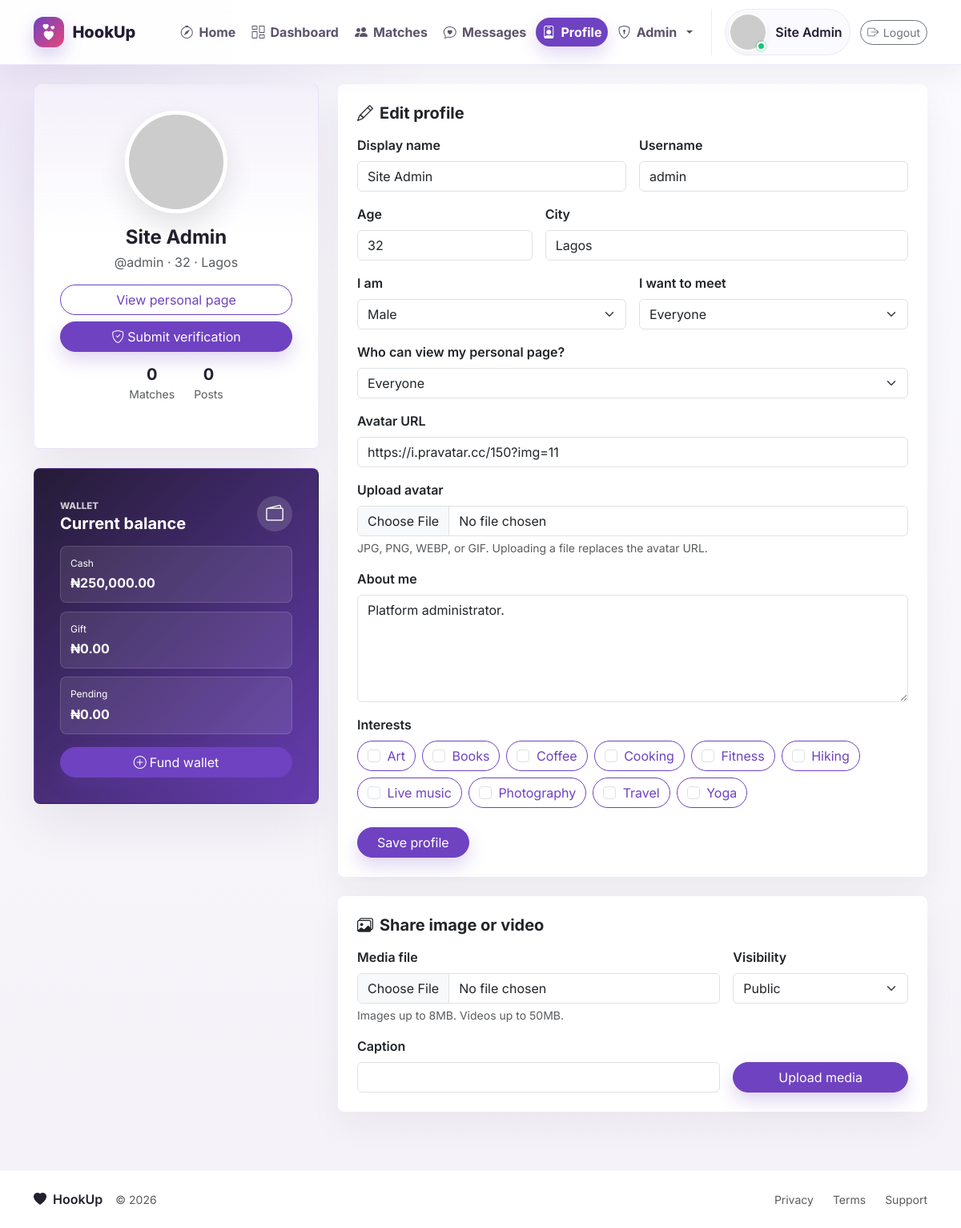
The app's page /profile.php (signed in) with its own data.
### tables this page shows
CREATE TABLE IF NOT EXISTS profiles (
  user_id BIGINT UNSIGNED PRIMARY KEY,
  display_name VARCHAR(120) NOT NULL,
  username VARCHAR(40) NOT NULL UNIQUE,
  age TINYINT UNSIGNED NOT NULL,
  city VARCHAR(120) NOT NULL,
  gender ENUM('female', 'male', 'non_binary') NOT NULL DEFAULT 'female',
  looking_for ENUM('female', 'male', 'everyone') NOT NULL DEFAULT 'everyone',
  profile_visibility ENUM('public', 'matches', 'private') NOT NULL DEFAULT 'public',
  bio TEXT NOT NULL,
  avatar_url VARCHAR(500) NULL,
  is_featured TINYINT(1) NOT NULL DEFAULT 0,
  created_at DATETIME NOT NULL DEFAULT CURRENT_TIMESTAMP,
  updated_at DATETIME NOT NULL DEFAULT CURRENT_TIMESTAMP ON UPDATE CURRENT_TIMESTAMP,
  CONSTRAINT fk_profiles_user FOREIGN KEY (user_id) REFERENCES users(id) ON DELETE CASCADE,
  INDEX idx_profiles_city (city),
  INDEX idx_profiles_gender (gender),
  INDEX idx_profiles_featured (is_featured)
);

CREATE TABLE IF NOT EXISTS wallet_accounts (
  id BIGINT UNSIGNED AUTO_INCREMENT PRIMARY KEY,
  user_id BIGINT UNSIGNED NOT NULL UNIQUE,
  cash_balance DECIMAL(12,2) NOT NULL DEFAULT 0.00,
  gift_balance DECIMAL(12,2) NOT NULL DEFAULT 0.00,
  pending_withdrawal DECIMAL(12,2) NOT NULL DEFAULT 0.00,
  created_at DATETIME NOT NULL DEFAULT CURRENT_TIMESTAMP,
  updated_at DATETIME NOT NULL DEFAULT CURRENT_TIMESTAMP ON UPDATE CURRENT_TIMESTAMP,
  CONSTRAINT fk_wallet_accounts_user FOREIGN KEY (user_id) REFERENCES users(id) ON DELETE CASCADE,
  CONSTRAINT chk_wallet_nonnegative CHECK (cash_balance >= 0 AND gift_balance >= 0 AND pending_withdrawal >= 0)
);

CREATE TABLE IF NOT EXISTS interests (
  id BIGINT UNSIGNED AUTO_INCREMENT PRIMARY KEY,
  name VARCHAR(80) NOT NULL UNIQUE
);

### profile.php (the view, shortened to what the rows shown need)
<?php
require __DIR__ . '/app/bootstrap.php';
$user = require_auth();
$profile = get_profile((int) $user['id']);
$interests = get_all_interests();
$selectedInterests = get_profile_interests((int) $user['id']);
$wallet = ensure_wallet_account((int) $user['id']);
$walletTransactions = get_wallet_transactions((int) $user['id'], 5);
$activePage = 'profile';
require APP_ROOT . '/app/layout-header.php';
?>
<div class="row g-4">
  <div class="col-lg-4">
    <div class="profile-summary-card text-center">
      <?= profile_avatar($profile, 'profile-summary-avatar', ['alt' => $profile['display_name'], 'size' => 128, 'wrapper_class' => 'avatar-stack-center mx-auto mb-3']) ?>
      <h1 class="h4 fw-bold mb-1">
        <?= e($profile['display_name']) ?>
      </h1>
      <p class="text-muted mb-3">@<?= e($profile['username']) ?> · <?= (int) $profile['age'] ?> · <?= e($profile['city']) ?></p>
      <div class="d-grid gap-2 mb-3">
        <a class="btn btn-outline-primary rounded-pill" href="<?= e(url('user.php?id=' . (int) $user['id'])) ?>">View personal page</a>
        <button class="btn btn-primary rounded-pill" type="button" data-bs-toggle="modal" data-bs-target="#verificationModal">
        </button>
      </div>
      <div class="d-flex justify-content-center gap-4 mb-4">
        <div><h2 class="h5 fw-bold mb-0"><?= table_count('matches', '(user_one_id = :a OR user_two_id = :b) AND status = "matched"', ['a' => $user['id'], 'b' => $user['id']]) ?></h2><small class="text-muted">Matches</small></div>
        <div><h2 class="h5 fw-bold mb-0"><?= table_count('posts', 'user_id = :id AND deleted_at IS NULL', ['id' => $user['id']]) ?></h2><small class="text-muted">Posts</small></div>
      </div>
    </div>
    <div class="profile-wallet-card mt-4">
      <div class="d-flex align-items-center justify-content-between mb-3">
        <div>
          <h2 class="h5 fw-bold mb-0">Current balance</h2>
        </div>
      </div>
      <div class="wallet-metrics profile-wallet-metrics">
        <div><span>Cash</span><strong><?= e(money_naira((float) $wallet['cash_balance'])) ?></strong></div>
        <div><span>Gift</span><strong><?= e(money_naira((float) $wallet['gift_balance'])) ?></strong></div>
        <div><span>Pending</span><strong><?= e(money_naira((float) $wallet['pending_withdrawal'])) ?></strong></div>
      </div>
    </div>
  </div>
  <div class="col-lg-8">
    <div class="card p-4">
      <h2 class="h5 fw-bold mb-3"><i class="bi bi-pencil me-2"></i>Edit profile</h2>
      <form method="post" action="<?= e(url('actions/update_profile.php')) ?>" enctype="multipart/form-data">
        <div class="row g-3">
          <div class="col-md-6">
            <label class="form-label fw-semibold" for="display_name">Display name</label>
            <input class="form-control" name="display_name" id="display_name" value="<?= e($profile['display_name']) ?>" maxlength="120" required>
          </div>
          <div class="col-md-6">
            <label class="form-label fw-semibold" for="username">Username</label>
            <input class="form-control" name="username" id="username" value="<?= e($profile['username']) ?>" maxlength="40" required>
          </div>
          <div class="col-md-4">
            <label class="form-label fw-semibold" for="age">Age</label>
            <input class="form-control" type="number" name="age" id="age" value="<?= (int) $profile['age'] ?>" min="18" max="120" required>
          </div>
          <div class="col-md-8">
            <label class="form-label fw-semibold" for="city">City</label>
            <input class="form-control" name="city" id="city" value="<?= e($profile['city']) ?>" maxlength="120" required>
          </div>
          <div class="col-md-6">
            <label class="form-label fw-semibold" for="gender">I am</label>
            <select class="form-select" name="gender" id="gender" required>
              <?php foreach (['female' => 'Female', 'male' => 'Male', 'non_binary' => 'Non-binary'] as $value => $label): ?>
                <option value="<?= e($value) ?>" <?= ($profile['gender'] ?? '') === $value ? 'selected' : '' ?>><?= e($label) ?></option>
              <?php endforeach; ?>
            </select>
          </div>
          <div class="col-md-6">
            <label class="form-label fw-semibold" for="looking_for">I want to meet</label>
            <select class="form-select" name="looking_for" id="looking_for" required>
              <?php foreach (['female' => 'Women', 'male' => 'Men', 'everyone' => 'Everyone'] as $value => $label): ?>
                <option value="<?= e($value) ?>" <?= ($profile['looking_for'] ?? 'everyone') === $value ? 'selected' : '' ?>><?= e($label) ?></option>
              <?php endforeach; ?>
            </select>
          </div>
          <div class="col-12">
            <label class="form-label fw-semibold" for="profile_visibility">Who can view my personal page?</label>
            <select class="form-select" name="profile_visibility" id="profile_visibility" required>
              <?php foreach (['public' => 'Everyone', 'matches' => 'Matched users only', 'private' => 'Only me'] as $value => $label): ?>
                <option value="<?= e($value) ?>" <?= ($profile['profile_visibility'] ?? 'public') === $value ? 'selected' : '' ?>><?= e($label) ?></option>
              <?php endforeach; ?>
            </select>
          </div>
          <div class="col-12">
            <label class="form-label fw-semibold" for="avatar_url">Avatar URL</label>
            <input class="form-control" type="url" name="avatar_url" id="avatar_url" value="<?= e($profile['avatar_url']) ?>" maxlength="500">
          </div>
          <div class="col-12">
            <label class="form-label fw-semibold" for="bio">About me</label>
            <textarea class="form-control" name="bio" id="bio" rows="5" maxlength="1000" required><?= e($profile['bio']) ?></textarea>
          </div>
          <div class="col-12">
            <div class="d-flex flex-wrap gap-2">
              <?php foreach ($interests as $interest): ?>
                <label class="btn btn-outline-primary rounded-pill">
                  <input class="form-check-input me-1" type="checkbox" name="interests[]" value="<?= (int) $interest['id'] ?>" <?= in_array($interest['name'], $selectedInterests, true) ? 'checked' : '' ?>>
                  <?= e($interest['name']) ?>
                </label>
              <?php endforeach; ?>
            </div>
          </div>
        </div>
      </form>
    </div>
    <div class="card p-4 mt-4">
      <h2 class="h5 fw-bold mb-3"><i class="bi bi-images me-2"></i>Share image or video</h2>
    </div>
  </div>
</div>
<?php require APP_ROOT . '/app/layout-footer.php'; ?>

### app/layout-header.php (shortened to what the rows shown need)
<?php
$authUser = current_user();
$activePage = $activePage ?? '';
$bodyClass = $bodyClass ?? '';
?>
<!DOCTYPE html>
<html lang="en">
<head>
  <link href="https://cdn.jsdelivr.net/npm/bootstrap@5.3.2/dist/css/bootstrap.min.css" rel="stylesheet">
  <link rel="stylesheet" href="https://cdn.jsdelivr.net/npm/bootstrap-icons@1.11.3/font/bootstrap-icons.min.css">
  <link rel="stylesheet" href="<?= e(public_path('assets/css/app.css?v=20261014a')) ?>">
</head>
<body class="<?= e($bodyClass) ?>">
<nav class="navbar navbar-expand-lg app-navbar sticky-top">
  <div class="container">
    <div class="collapse navbar-collapse" id="mainNav">
      <?php if ($authUser): ?>
        <ul class="navbar-nav app-nav-links me-auto mb-2 mb-lg-0">
          <li class="nav-item"><a class="nav-link <?= $activePage === 'home' ? 'active-page' : '' ?>" href="<?= e(url('index.php')) ?>"><i class="bi bi-compass"></i><span>Home</span></a></li>
          <li class="nav-item"><a class="nav-link <?= $activePage === 'dashboard' ? 'active-page' : '' ?>" href="<?= e(url('dashboard.php')) ?>"><i class="bi bi-columns-gap"></i><span>Dashboard</span></a></li>
          <li class="nav-item"><a class="nav-link <?= $activePage === 'matches' ? 'active-page' : '' ?>" href="<?= e(url('matches.php')) ?>"><i class="bi bi-people-fill"></i><span>Matches</span></a></li>
          <li class="nav-item"><a class="nav-link <?= $activePage === 'messages' ? 'active-page' : '' ?>" href="<?= e(url('messages.php')) ?>"><i class="bi bi-chat-heart"></i><span>Messages</span></a></li>
          <li class="nav-item"><a class="nav-link <?= $activePage === 'profile' ? 'active-page' : '' ?>" href="<?= e(url('profile.php')) ?>"><i class="bi bi-person-badge"></i><span>Profile</span></a></li>
          <?php if (($authUser['role'] ?? '') === 'admin'): ?>
            <li class="nav-item dropdown">
              <a class="nav-link dropdown-toggle <?= strpos($activePage, 'admin') === 0 ? 'active-page' : '' ?>" href="#" role="button" data-bs-toggle="dropdown">
                <i class="bi bi-shield-lock"></i><span>Admin</span>
              </a>
            </li>
          <?php endif; ?>
        </ul>
        <div class="app-user-area">
          <a href="<?= e(url('profile.php')) ?>" class="app-user-chip">
            <?= profile_avatar($authUser, 'profile-avatar', ['alt' => 'My avatar']) ?>
            <span class="fw-semibold d-none d-lg-block"><?= e($authUser['display_name'] ?: $authUser['email']) ?></span>
          </a>
          <form method="post" action="<?= e(url('logout.php')) ?>" class="m-0">
            <button class="btn btn-outline-secondary btn-sm rounded-pill app-logout-btn" title="Logout"><i class="bi bi-box-arrow-right"></i><span>Logout</span></button>
          </form>
        </div>
      <?php endif; ?>
    </div>
  </div>
</nav>
<main class="container py-4">

### records on screen
profiles: display_name "Site Admin", username "admin", age "32", city "Lagos", gender "Male", looking_for "Everyone", profile_visibility "Everyone", avatar_url "https://i.pravatar.cc/150?img=11", bio "Platform administrator."
wallet_accounts: cash_balance "₦250,000.00", gift_balance "₦0.00", pending_withdrawal "₦0.00"
interests: name "Art"
interests: name "Books"
interests: name "Coffee"
interests: name "Cooking"
interests: name "Fitness"
interests: name "Hiking"
interests: name "Live music"
interests: name "Photography"
interests: name "Travel"
interests: name "Yoga"

### other values on screen
config_value('app.name', 'HookUp') "HookUp"
